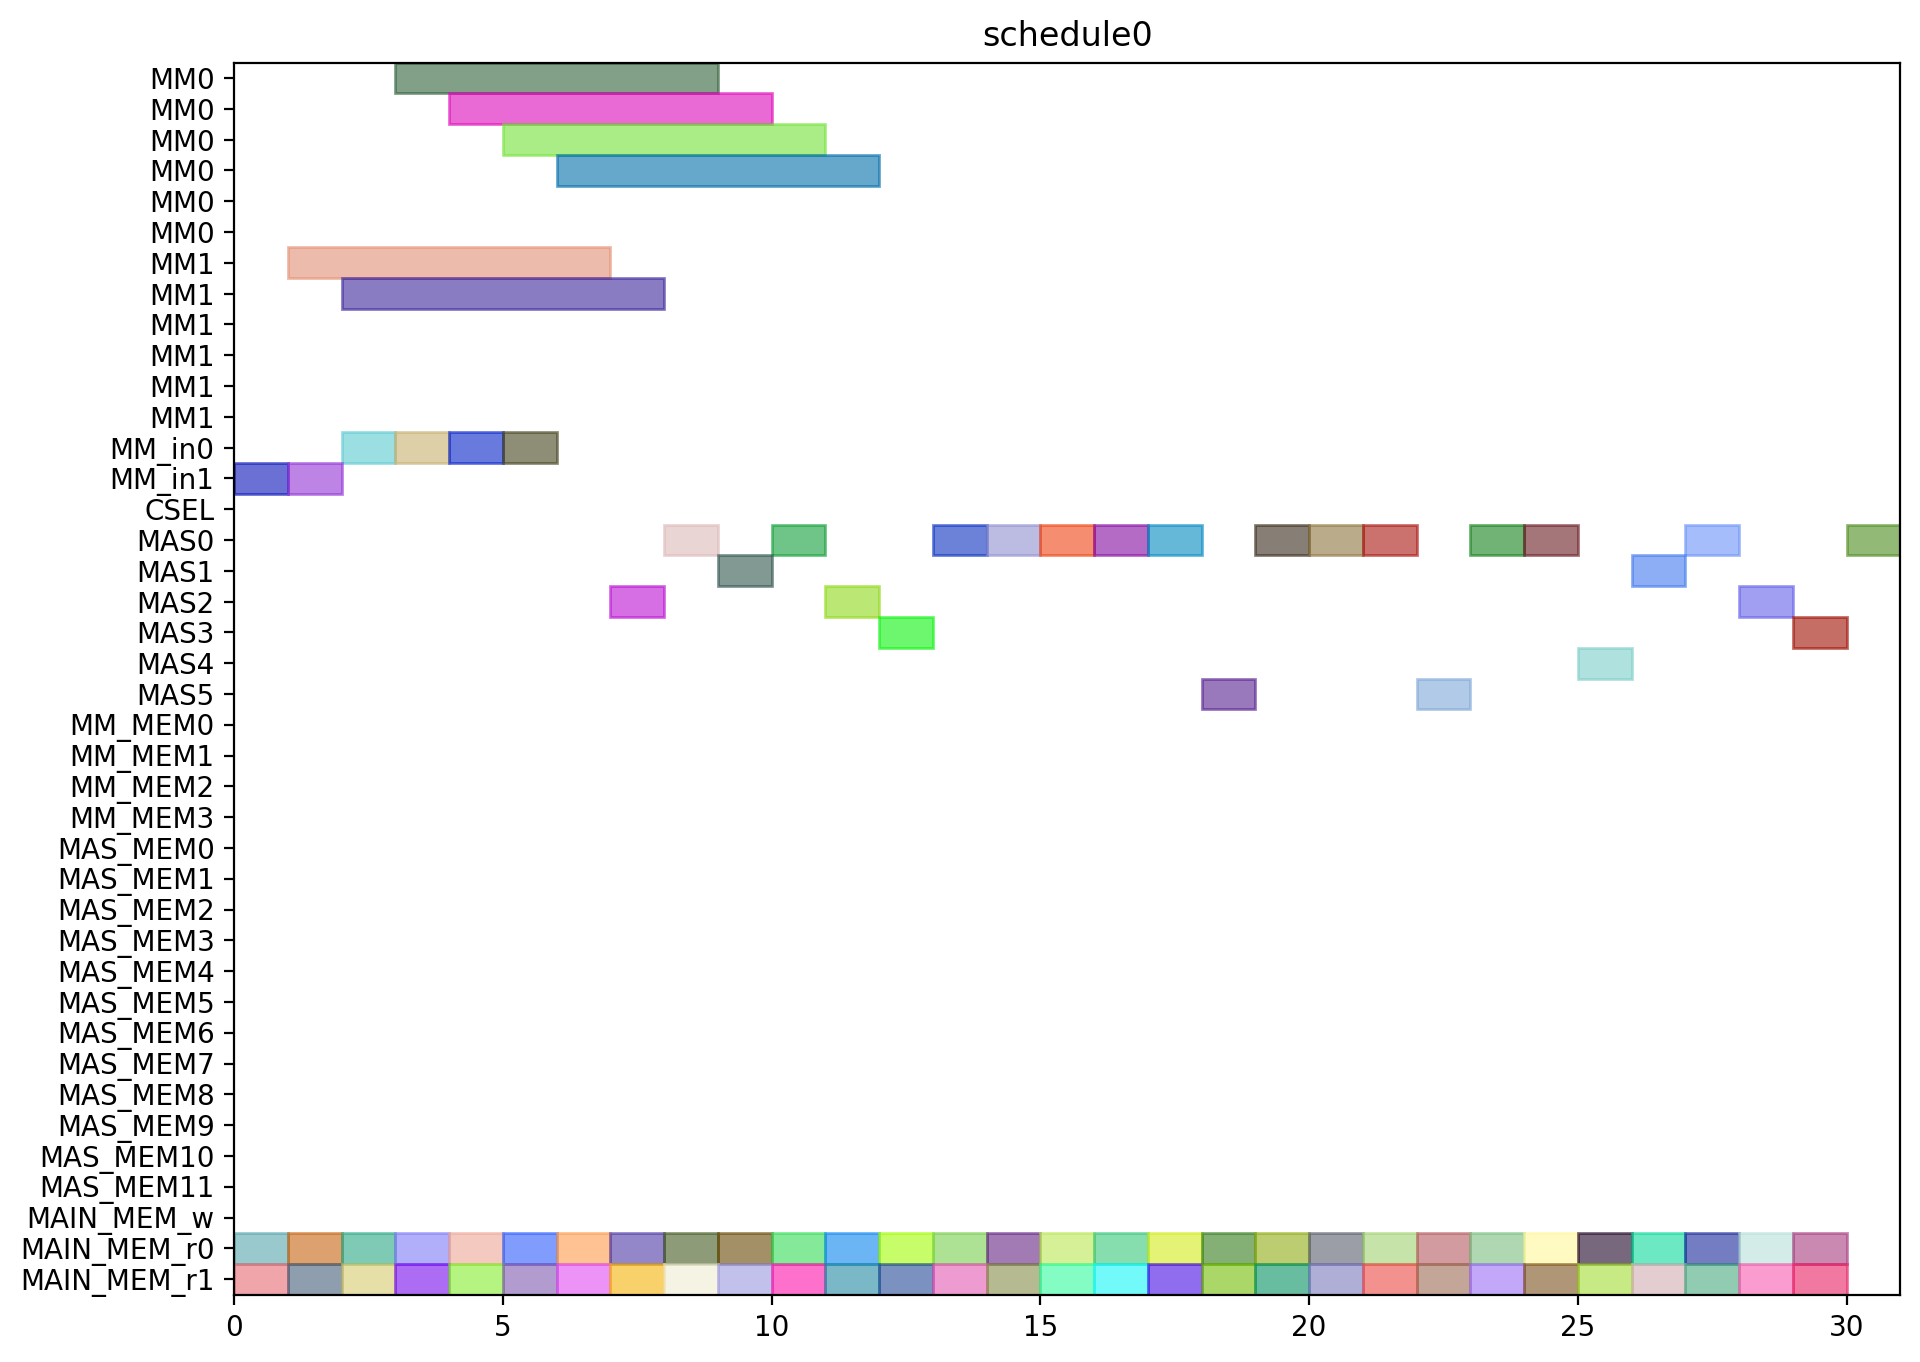

Write the Python code that produced this figure.
from pyschedule import Scenario, solvers, plotters, alt


def solve():
	horizon = 120
	S = Scenario("schedule0", horizon=horizon)

	# resource
	MM = S.Resources('MM', num=2, size=6)
	MM_in = S.Resources('MM_in', num=2)
	CSEL = S.Resource('CSEL')
	MAS = S.Resources('MAS', num=6, size=1, periods=range(1, horizon))
	MM_MEM = S.Resources('MM_MEM', num=4)
	MAS_MEM = S.Resources('MAS_MEM', num=12)
	MAIN_MEM_w = S.Resource('MAIN_MEM_w', size=1)
	MAIN_MEM_r = S.Resources('MAIN_MEM_r', num=2)

	# result of previous scheduling

	# new tasks
	c_t0_a1_0 = S.Task('c_t0_a1_0', length=1, delay_cost=1)
	c_t0_a1_0 += alt(MAS)
	c_t0_a1_0_mem0 = S.Task('c_t0_a1_0_mem0', length=1, delay_cost=1)
	c_t0_a1_0_mem0 += MAIN_MEM_r[0]
	S += c_t0_a1_0_mem0 <= c_t0_a1_0

	c_t0_a1_0_mem1 = S.Task('c_t0_a1_0_mem1', length=1, delay_cost=1)
	c_t0_a1_0_mem1 += MAIN_MEM_r[1]
	S += c_t0_a1_0_mem1 <= c_t0_a1_0

	c_t0_a1_1 = S.Task('c_t0_a1_1', length=1, delay_cost=1)
	c_t0_a1_1 += alt(MAS)
	c_t0_a1_1_mem0 = S.Task('c_t0_a1_1_mem0', length=1, delay_cost=1)
	c_t0_a1_1_mem0 += MAIN_MEM_r[0]
	S += c_t0_a1_1_mem0 <= c_t0_a1_1

	c_t0_a1_1_mem1 = S.Task('c_t0_a1_1_mem1', length=1, delay_cost=1)
	c_t0_a1_1_mem1 += MAIN_MEM_r[1]
	S += c_t0_a1_1_mem1 <= c_t0_a1_1

	c_t0_t10 = S.Task('c_t0_t10', length=1, delay_cost=1)
	c_t0_t10 += alt(MAS)
	c_t0_t10_mem0 = S.Task('c_t0_t10_mem0', length=1, delay_cost=1)
	c_t0_t10_mem0 += MAIN_MEM_r[0]
	S += c_t0_t10_mem0 <= c_t0_t10

	c_t0_t10_mem1 = S.Task('c_t0_t10_mem1', length=1, delay_cost=1)
	c_t0_t10_mem1 += MAIN_MEM_r[1]
	S += c_t0_t10_mem1 <= c_t0_t10

	c_t0_t11 = S.Task('c_t0_t11', length=1, delay_cost=1)
	c_t0_t11 += alt(MAS)
	c_t0_t11_mem0 = S.Task('c_t0_t11_mem0', length=1, delay_cost=1)
	c_t0_t11_mem0 += MAIN_MEM_r[0]
	S += c_t0_t11_mem0 <= c_t0_t11

	c_t0_t11_mem1 = S.Task('c_t0_t11_mem1', length=1, delay_cost=1)
	c_t0_t11_mem1 += MAIN_MEM_r[1]
	S += c_t0_t11_mem1 <= c_t0_t11

	c_t0_t3_t0 = S.Task('c_t0_t3_t0', length=6, delay_cost=1)
	c_t0_t3_t0 += alt(MM)
	c_t0_t3_t0_in = S.Task('c_t0_t3_t0_in', length=1, delay_cost=1)
	c_t0_t3_t0_in += alt(MM_in)
	S += c_t0_t3_t0_in*MM_in[0]<=c_t0_t3_t0*MM[0]
	S += c_t0_t3_t0_in*MM_in[1]<=c_t0_t3_t0*MM[1]
	c_t0_t3_t0_mem0 = S.Task('c_t0_t3_t0_mem0', length=1, delay_cost=1)
	c_t0_t3_t0_mem0 += MAIN_MEM_r[0]
	S += c_t0_t3_t0_mem0 <= c_t0_t3_t0

	c_t0_t3_t0_mem1 = S.Task('c_t0_t3_t0_mem1', length=1, delay_cost=1)
	c_t0_t3_t0_mem1 += MAIN_MEM_r[1]
	S += c_t0_t3_t0_mem1 <= c_t0_t3_t0

	c_t0_t3_t1 = S.Task('c_t0_t3_t1', length=6, delay_cost=1)
	c_t0_t3_t1 += alt(MM)
	c_t0_t3_t1_in = S.Task('c_t0_t3_t1_in', length=1, delay_cost=1)
	c_t0_t3_t1_in += alt(MM_in)
	S += c_t0_t3_t1_in*MM_in[0]<=c_t0_t3_t1*MM[0]
	S += c_t0_t3_t1_in*MM_in[1]<=c_t0_t3_t1*MM[1]
	c_t0_t3_t1_mem0 = S.Task('c_t0_t3_t1_mem0', length=1, delay_cost=1)
	c_t0_t3_t1_mem0 += MAIN_MEM_r[0]
	S += c_t0_t3_t1_mem0 <= c_t0_t3_t1

	c_t0_t3_t1_mem1 = S.Task('c_t0_t3_t1_mem1', length=1, delay_cost=1)
	c_t0_t3_t1_mem1 += MAIN_MEM_r[1]
	S += c_t0_t3_t1_mem1 <= c_t0_t3_t1

	c_t0_t3_t2 = S.Task('c_t0_t3_t2', length=1, delay_cost=1)
	c_t0_t3_t2 += alt(MAS)
	c_t0_t3_t2_mem0 = S.Task('c_t0_t3_t2_mem0', length=1, delay_cost=1)
	c_t0_t3_t2_mem0 += MAIN_MEM_r[0]
	S += c_t0_t3_t2_mem0 <= c_t0_t3_t2

	c_t0_t3_t2_mem1 = S.Task('c_t0_t3_t2_mem1', length=1, delay_cost=1)
	c_t0_t3_t2_mem1 += MAIN_MEM_r[1]
	S += c_t0_t3_t2_mem1 <= c_t0_t3_t2

	c_t0_t3_t3 = S.Task('c_t0_t3_t3', length=1, delay_cost=1)
	c_t0_t3_t3 += alt(MAS)
	c_t0_t3_t3_mem0 = S.Task('c_t0_t3_t3_mem0', length=1, delay_cost=1)
	c_t0_t3_t3_mem0 += MAIN_MEM_r[0]
	S += c_t0_t3_t3_mem0 <= c_t0_t3_t3

	c_t0_t3_t3_mem1 = S.Task('c_t0_t3_t3_mem1', length=1, delay_cost=1)
	c_t0_t3_t3_mem1 += MAIN_MEM_r[1]
	S += c_t0_t3_t3_mem1 <= c_t0_t3_t3

	c_t1_a1_0 = S.Task('c_t1_a1_0', length=1, delay_cost=1)
	c_t1_a1_0 += alt(MAS)
	c_t1_a1_0_mem0 = S.Task('c_t1_a1_0_mem0', length=1, delay_cost=1)
	c_t1_a1_0_mem0 += MAIN_MEM_r[0]
	S += c_t1_a1_0_mem0 <= c_t1_a1_0

	c_t1_a1_0_mem1 = S.Task('c_t1_a1_0_mem1', length=1, delay_cost=1)
	c_t1_a1_0_mem1 += MAIN_MEM_r[1]
	S += c_t1_a1_0_mem1 <= c_t1_a1_0

	c_t1_a1_1 = S.Task('c_t1_a1_1', length=1, delay_cost=1)
	c_t1_a1_1 += alt(MAS)
	c_t1_a1_1_mem0 = S.Task('c_t1_a1_1_mem0', length=1, delay_cost=1)
	c_t1_a1_1_mem0 += MAIN_MEM_r[0]
	S += c_t1_a1_1_mem0 <= c_t1_a1_1

	c_t1_a1_1_mem1 = S.Task('c_t1_a1_1_mem1', length=1, delay_cost=1)
	c_t1_a1_1_mem1 += MAIN_MEM_r[1]
	S += c_t1_a1_1_mem1 <= c_t1_a1_1

	c_t1_t10 = S.Task('c_t1_t10', length=1, delay_cost=1)
	c_t1_t10 += alt(MAS)
	c_t1_t10_mem0 = S.Task('c_t1_t10_mem0', length=1, delay_cost=1)
	c_t1_t10_mem0 += MAIN_MEM_r[0]
	S += c_t1_t10_mem0 <= c_t1_t10

	c_t1_t10_mem1 = S.Task('c_t1_t10_mem1', length=1, delay_cost=1)
	c_t1_t10_mem1 += MAIN_MEM_r[1]
	S += c_t1_t10_mem1 <= c_t1_t10

	c_t1_t11 = S.Task('c_t1_t11', length=1, delay_cost=1)
	c_t1_t11 += alt(MAS)
	c_t1_t11_mem0 = S.Task('c_t1_t11_mem0', length=1, delay_cost=1)
	c_t1_t11_mem0 += MAIN_MEM_r[0]
	S += c_t1_t11_mem0 <= c_t1_t11

	c_t1_t11_mem1 = S.Task('c_t1_t11_mem1', length=1, delay_cost=1)
	c_t1_t11_mem1 += MAIN_MEM_r[1]
	S += c_t1_t11_mem1 <= c_t1_t11

	c_t1_t3_t0 = S.Task('c_t1_t3_t0', length=6, delay_cost=1)
	c_t1_t3_t0 += alt(MM)
	c_t1_t3_t0_in = S.Task('c_t1_t3_t0_in', length=1, delay_cost=1)
	c_t1_t3_t0_in += alt(MM_in)
	S += c_t1_t3_t0_in*MM_in[0]<=c_t1_t3_t0*MM[0]
	S += c_t1_t3_t0_in*MM_in[1]<=c_t1_t3_t0*MM[1]
	c_t1_t3_t0_mem0 = S.Task('c_t1_t3_t0_mem0', length=1, delay_cost=1)
	c_t1_t3_t0_mem0 += MAIN_MEM_r[0]
	S += c_t1_t3_t0_mem0 <= c_t1_t3_t0

	c_t1_t3_t0_mem1 = S.Task('c_t1_t3_t0_mem1', length=1, delay_cost=1)
	c_t1_t3_t0_mem1 += MAIN_MEM_r[1]
	S += c_t1_t3_t0_mem1 <= c_t1_t3_t0

	c_t1_t3_t1 = S.Task('c_t1_t3_t1', length=6, delay_cost=1)
	c_t1_t3_t1 += alt(MM)
	c_t1_t3_t1_in = S.Task('c_t1_t3_t1_in', length=1, delay_cost=1)
	c_t1_t3_t1_in += alt(MM_in)
	S += c_t1_t3_t1_in*MM_in[0]<=c_t1_t3_t1*MM[0]
	S += c_t1_t3_t1_in*MM_in[1]<=c_t1_t3_t1*MM[1]
	c_t1_t3_t1_mem0 = S.Task('c_t1_t3_t1_mem0', length=1, delay_cost=1)
	c_t1_t3_t1_mem0 += MAIN_MEM_r[0]
	S += c_t1_t3_t1_mem0 <= c_t1_t3_t1

	c_t1_t3_t1_mem1 = S.Task('c_t1_t3_t1_mem1', length=1, delay_cost=1)
	c_t1_t3_t1_mem1 += MAIN_MEM_r[1]
	S += c_t1_t3_t1_mem1 <= c_t1_t3_t1

	c_t1_t3_t2 = S.Task('c_t1_t3_t2', length=1, delay_cost=1)
	c_t1_t3_t2 += alt(MAS)
	c_t1_t3_t2_mem0 = S.Task('c_t1_t3_t2_mem0', length=1, delay_cost=1)
	c_t1_t3_t2_mem0 += MAIN_MEM_r[0]
	S += c_t1_t3_t2_mem0 <= c_t1_t3_t2

	c_t1_t3_t2_mem1 = S.Task('c_t1_t3_t2_mem1', length=1, delay_cost=1)
	c_t1_t3_t2_mem1 += MAIN_MEM_r[1]
	S += c_t1_t3_t2_mem1 <= c_t1_t3_t2

	c_t1_t3_t3 = S.Task('c_t1_t3_t3', length=1, delay_cost=1)
	c_t1_t3_t3 += alt(MAS)
	c_t1_t3_t3_mem0 = S.Task('c_t1_t3_t3_mem0', length=1, delay_cost=1)
	c_t1_t3_t3_mem0 += MAIN_MEM_r[0]
	S += c_t1_t3_t3_mem0 <= c_t1_t3_t3

	c_t1_t3_t3_mem1 = S.Task('c_t1_t3_t3_mem1', length=1, delay_cost=1)
	c_t1_t3_t3_mem1 += MAIN_MEM_r[1]
	S += c_t1_t3_t3_mem1 <= c_t1_t3_t3

	c_t2_a1_0 = S.Task('c_t2_a1_0', length=1, delay_cost=1)
	c_t2_a1_0 += alt(MAS)
	c_t2_a1_0_mem0 = S.Task('c_t2_a1_0_mem0', length=1, delay_cost=1)
	c_t2_a1_0_mem0 += MAIN_MEM_r[0]
	S += c_t2_a1_0_mem0 <= c_t2_a1_0

	c_t2_a1_0_mem1 = S.Task('c_t2_a1_0_mem1', length=1, delay_cost=1)
	c_t2_a1_0_mem1 += MAIN_MEM_r[1]
	S += c_t2_a1_0_mem1 <= c_t2_a1_0

	c_t2_a1_1 = S.Task('c_t2_a1_1', length=1, delay_cost=1)
	c_t2_a1_1 += alt(MAS)
	c_t2_a1_1_mem0 = S.Task('c_t2_a1_1_mem0', length=1, delay_cost=1)
	c_t2_a1_1_mem0 += MAIN_MEM_r[0]
	S += c_t2_a1_1_mem0 <= c_t2_a1_1

	c_t2_a1_1_mem1 = S.Task('c_t2_a1_1_mem1', length=1, delay_cost=1)
	c_t2_a1_1_mem1 += MAIN_MEM_r[1]
	S += c_t2_a1_1_mem1 <= c_t2_a1_1

	c_t2_t10 = S.Task('c_t2_t10', length=1, delay_cost=1)
	c_t2_t10 += alt(MAS)
	c_t2_t10_mem0 = S.Task('c_t2_t10_mem0', length=1, delay_cost=1)
	c_t2_t10_mem0 += MAIN_MEM_r[0]
	S += c_t2_t10_mem0 <= c_t2_t10

	c_t2_t10_mem1 = S.Task('c_t2_t10_mem1', length=1, delay_cost=1)
	c_t2_t10_mem1 += MAIN_MEM_r[1]
	S += c_t2_t10_mem1 <= c_t2_t10

	c_t2_t11 = S.Task('c_t2_t11', length=1, delay_cost=1)
	c_t2_t11 += alt(MAS)
	c_t2_t11_mem0 = S.Task('c_t2_t11_mem0', length=1, delay_cost=1)
	c_t2_t11_mem0 += MAIN_MEM_r[0]
	S += c_t2_t11_mem0 <= c_t2_t11

	c_t2_t11_mem1 = S.Task('c_t2_t11_mem1', length=1, delay_cost=1)
	c_t2_t11_mem1 += MAIN_MEM_r[1]
	S += c_t2_t11_mem1 <= c_t2_t11

	c_t2_t3_t0 = S.Task('c_t2_t3_t0', length=6, delay_cost=1)
	c_t2_t3_t0 += alt(MM)
	c_t2_t3_t0_in = S.Task('c_t2_t3_t0_in', length=1, delay_cost=1)
	c_t2_t3_t0_in += alt(MM_in)
	S += c_t2_t3_t0_in*MM_in[0]<=c_t2_t3_t0*MM[0]
	S += c_t2_t3_t0_in*MM_in[1]<=c_t2_t3_t0*MM[1]
	c_t2_t3_t0_mem0 = S.Task('c_t2_t3_t0_mem0', length=1, delay_cost=1)
	c_t2_t3_t0_mem0 += MAIN_MEM_r[0]
	S += c_t2_t3_t0_mem0 <= c_t2_t3_t0

	c_t2_t3_t0_mem1 = S.Task('c_t2_t3_t0_mem1', length=1, delay_cost=1)
	c_t2_t3_t0_mem1 += MAIN_MEM_r[1]
	S += c_t2_t3_t0_mem1 <= c_t2_t3_t0

	c_t2_t3_t1 = S.Task('c_t2_t3_t1', length=6, delay_cost=1)
	c_t2_t3_t1 += alt(MM)
	c_t2_t3_t1_in = S.Task('c_t2_t3_t1_in', length=1, delay_cost=1)
	c_t2_t3_t1_in += alt(MM_in)
	S += c_t2_t3_t1_in*MM_in[0]<=c_t2_t3_t1*MM[0]
	S += c_t2_t3_t1_in*MM_in[1]<=c_t2_t3_t1*MM[1]
	c_t2_t3_t1_mem0 = S.Task('c_t2_t3_t1_mem0', length=1, delay_cost=1)
	c_t2_t3_t1_mem0 += MAIN_MEM_r[0]
	S += c_t2_t3_t1_mem0 <= c_t2_t3_t1

	c_t2_t3_t1_mem1 = S.Task('c_t2_t3_t1_mem1', length=1, delay_cost=1)
	c_t2_t3_t1_mem1 += MAIN_MEM_r[1]
	S += c_t2_t3_t1_mem1 <= c_t2_t3_t1

	c_t2_t3_t2 = S.Task('c_t2_t3_t2', length=1, delay_cost=1)
	c_t2_t3_t2 += alt(MAS)
	c_t2_t3_t2_mem0 = S.Task('c_t2_t3_t2_mem0', length=1, delay_cost=1)
	c_t2_t3_t2_mem0 += MAIN_MEM_r[0]
	S += c_t2_t3_t2_mem0 <= c_t2_t3_t2

	c_t2_t3_t2_mem1 = S.Task('c_t2_t3_t2_mem1', length=1, delay_cost=1)
	c_t2_t3_t2_mem1 += MAIN_MEM_r[1]
	S += c_t2_t3_t2_mem1 <= c_t2_t3_t2

	c_t2_t3_t3 = S.Task('c_t2_t3_t3', length=1, delay_cost=1)
	c_t2_t3_t3 += alt(MAS)
	c_t2_t3_t3_mem0 = S.Task('c_t2_t3_t3_mem0', length=1, delay_cost=1)
	c_t2_t3_t3_mem0 += MAIN_MEM_r[0]
	S += c_t2_t3_t3_mem0 <= c_t2_t3_t3

	c_t2_t3_t3_mem1 = S.Task('c_t2_t3_t3_mem1', length=1, delay_cost=1)
	c_t2_t3_t3_mem1 += MAIN_MEM_r[1]
	S += c_t2_t3_t3_mem1 <= c_t2_t3_t3

	c_t3000 = S.Task('c_t3000', length=1, delay_cost=1)
	c_t3000 += alt(MAS)
	c_t3000_mem0 = S.Task('c_t3000_mem0', length=1, delay_cost=1)
	c_t3000_mem0 += MAIN_MEM_r[0]
	S += c_t3000_mem0 <= c_t3000

	c_t3000_mem1 = S.Task('c_t3000_mem1', length=1, delay_cost=1)
	c_t3000_mem1 += MAIN_MEM_r[1]
	S += c_t3000_mem1 <= c_t3000

	c_t3001 = S.Task('c_t3001', length=1, delay_cost=1)
	c_t3001 += alt(MAS)
	c_t3001_mem0 = S.Task('c_t3001_mem0', length=1, delay_cost=1)
	c_t3001_mem0 += MAIN_MEM_r[0]
	S += c_t3001_mem0 <= c_t3001

	c_t3001_mem1 = S.Task('c_t3001_mem1', length=1, delay_cost=1)
	c_t3001_mem1 += MAIN_MEM_r[1]
	S += c_t3001_mem1 <= c_t3001

	c_t3010 = S.Task('c_t3010', length=1, delay_cost=1)
	c_t3010 += alt(MAS)
	c_t3010_mem0 = S.Task('c_t3010_mem0', length=1, delay_cost=1)
	c_t3010_mem0 += MAIN_MEM_r[0]
	S += c_t3010_mem0 <= c_t3010

	c_t3010_mem1 = S.Task('c_t3010_mem1', length=1, delay_cost=1)
	c_t3010_mem1 += MAIN_MEM_r[1]
	S += c_t3010_mem1 <= c_t3010

	c_t3011 = S.Task('c_t3011', length=1, delay_cost=1)
	c_t3011 += alt(MAS)
	c_t3011_mem0 = S.Task('c_t3011_mem0', length=1, delay_cost=1)
	c_t3011_mem0 += MAIN_MEM_r[0]
	S += c_t3011_mem0 <= c_t3011

	c_t3011_mem1 = S.Task('c_t3011_mem1', length=1, delay_cost=1)
	c_t3011_mem1 += MAIN_MEM_r[1]
	S += c_t3011_mem1 <= c_t3011

	c_t4000 = S.Task('c_t4000', length=1, delay_cost=1)
	c_t4000 += alt(MAS)
	c_t4000_mem0 = S.Task('c_t4000_mem0', length=1, delay_cost=1)
	c_t4000_mem0 += MAIN_MEM_r[0]
	S += c_t4000_mem0 <= c_t4000

	c_t4000_mem1 = S.Task('c_t4000_mem1', length=1, delay_cost=1)
	c_t4000_mem1 += MAIN_MEM_r[1]
	S += c_t4000_mem1 <= c_t4000

	c_t4001 = S.Task('c_t4001', length=1, delay_cost=1)
	c_t4001 += alt(MAS)
	c_t4001_mem0 = S.Task('c_t4001_mem0', length=1, delay_cost=1)
	c_t4001_mem0 += MAIN_MEM_r[0]
	S += c_t4001_mem0 <= c_t4001

	c_t4001_mem1 = S.Task('c_t4001_mem1', length=1, delay_cost=1)
	c_t4001_mem1 += MAIN_MEM_r[1]
	S += c_t4001_mem1 <= c_t4001

	solvers.mip.solve(S,msg=1,kind='CPLEX',ratio_gap=1.01)

	solution = [['hoge']*len(S.solution()[1]) for i in range(len(S.solution()))]
	for i in range(len(S.solution())):
		for j in range(len(S.solution()[i])):
			solution[i][j]=str(S.solution()[i][j])
	print(solution)

	cycles = int(solution[-1][3])

	pic_file_name = "/home/mfukuda/ABE/multiRAM_multiMAS_16mux/scheduling_result/stage6MM2_stage1MAS6/SQR/schedule0.png"
	if(S.solution() != []):
		plotters.matplotlib.plot(S,img_filename=pic_file_name, show_task_labels=False, fig_size=(cycles*0.25+3, 8))

	return solution
